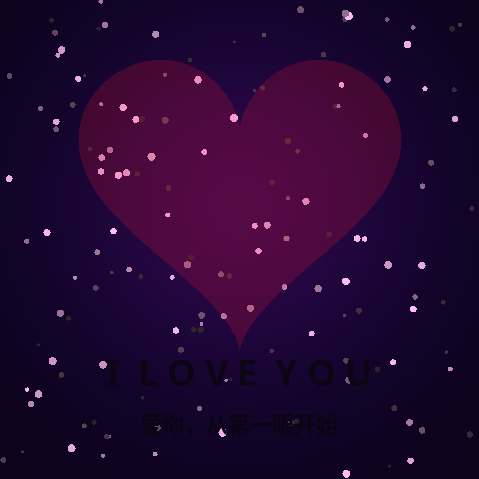

MATLAB code to generate this figure: (Note: this script raises an error after producing the figure.)
%% love_heart.m ---------------------------------------------------------
%  浪漫表白动图：心跳脉动的心形 + 星光闪烁 + 渐显告白文字，导出 GIF
%  运行环境：MATLAB R2024b，仅用基础功能，无需任何工具箱
%  输出    ：love_heart.gif（动图）、love_heart_final.png（终帧静图）
% ----------------------------------------------------------------------
clear; clc; close all;

%% ---------------- 1. 参数 ----------------
outGif = 'love_heart.gif';          % 动图文件名
outPng = 'love_heart_final.png';    % 终帧静图
R      = 480;                       % 输出帧边长（像素）
nStep  = 96;                        % 总帧数
dT     = 0.05;                      % 帧间隔（秒）

LINE1  = 'I  L O V E  Y O U';       % 告白文字（主）
LINE2  = '爱你，从第一眼开始';       % 告白文字（副）
FONT   = 'Microsoft YaHei';

%% ---------------- 2. 心形参数方程 ----------------
t  = linspace(0, 2*pi, 1600).';                          % 参数
hx = 16*sin(t).^3 / 17;                                   % x 归一化
hy = (13*cos(t) - 5*cos(2*t) - 2*cos(3*t) - cos(4*t)) / 17;
hy = hy - (max(hy) + min(hy))/2;                          % 垂直居中
N  = numel(t);

%% ---------------- 3. 星点（背景星光） ----------------
rng(2024);                                                % 固定随机种子
nS     = 150;
starX  = 2.8*rand(nS,1) - 1.4;
starY  = 2.8*rand(nS,1) - 1.6;
starPh = 2*pi*rand(nS,1);
starSz = 6 + 26*rand(nS,1);
starSp = 0.8 + 2.2*rand(nS,1);

%% ---------------- 4. 画布与背景渐变 ----------------
fig = figure('Visible','off', 'Color',[0.02 0.01 0.06], ...
             'Position',[80 80 R R], 'Renderer','opengl', ...
             'PaperPositionMode','auto', 'InvertHardcopy','off');

ax = axes('Parent',fig, 'Position',[0 0 1 1]);
hold(ax,'on');
axis(ax,'equal');
set(ax, 'Color','none', 'XLim',[-1.4 1.4], 'YLim',[-1.6 1.2], ...
    'XTick',[], 'YTick',[], 'Box','off');

% 背景：深紫黑 + 中心微红的径向渐变
[gx, gy] = meshgrid(linspace(-1.4,1.4,300), linspace(-1.6,1.2,300));
rr  = sqrt(gx.^2 + gy.^2);
bg  = zeros(300,300,3);
bg(:,:,1) = 0.05 + 0.13*exp(-rr.^2/0.9);
bg(:,:,2) = 0.01 + 0.02*exp(-rr.^2/1.2);
bg(:,:,3) = 0.09 + 0.20*exp(-rr.^2/1.6);
image(ax, [-1.4 1.4], [-1.6 1.2], bg);                    % 铺背景
set(ax,'YDir','normal');

% 星光散点（背景层）
hStar = scatter(ax, starX, starY, starSz, [1 0.8 0.9], 'filled', ...
                'MarkerFaceColor','flat', 'MarkerEdgeColor','none');

% 心形光晕（由外到内三层）
hGlow1 = plot(ax, hx, hy, '-', 'Color',[0.34 0.03 0.09], 'LineWidth',30);
hGlow2 = plot(ax, hx, hy, '-', 'Color',[0.62 0.06 0.18], 'LineWidth',14);
hGlow3 = plot(ax, hx, hy, '-', 'Color',[0.90 0.14 0.32], 'LineWidth',6);

% 心形填充 + 主轮廓
hFill = patch(ax, 'XData',hx, 'YData',hy, 'FaceColor',[0.88 0.07 0.22], ...
              'EdgeColor','none', 'FaceAlpha',0);
hLine = plot(ax, hx, hy, '-', 'Color',[1.00 0.42 0.60], 'LineWidth',3.2);

% 文字区柔光（椭圆光斑，初始全透明，随文字渐显亮起）
th  = linspace(0, 2*pi, 200).';
hHalo = patch(ax, 0.95*cos(th), -1.17 + 0.30*sin(th), [1.00 0.55 0.72], ...
              'EdgeColor','none', 'FaceAlpha',0);

% 告白文字（心形下方，带描边保证任何背景都清晰）
hT1 = text(ax, 0, -1.02, LINE1, 'Color',[0 0 0], 'FontName',FONT, ...
           'FontSize',26, 'FontWeight','bold', ...
           'HorizontalAlignment','center', 'VerticalAlignment','middle');
hT2 = text(ax, 0, -1.32, LINE2, 'Color',[0 0 0], 'FontName',FONT, ...
           'FontSize',16, 'FontWeight','bold', ...
           'HorizontalAlignment','center', 'VerticalAlignment','middle');

%% ---------------- 5. 逐帧动画 ----------------
TXT_ON = [0.62 0.88];        % 文字渐显的起止进度
tmpPng = [tempname '.png'];

for k = 1:nStep
    ph = (k-1)/(nStep-1);                        % 总进度 0→1

    % ---- 心跳脉动（生长完成后开始） ----
    if ph > 0.38
        pp   = mod(ph - 0.38, 0.42)/0.42;        % 单次心跳周期
        beat = 0.085*exp(-((pp-0.10)/0.050)^2) + ...
               0.055*exp(-((pp-0.30)/0.058)^2); % 双峰“咚-咚”
        sc   = 1 + beat;
    else
        sc   = 1;
    end

    % ---- 轮廓自顶部缺口起笔描出 ----
    gRow  = min(1, ph/0.38);                     % 生长进度
    nShow = max(4, round(gRow*N));

    set(hGlow1, 'XData', hx(1:nShow)*sc*1.000, 'YData', hy(1:nShow)*sc*1.000);
    set(hGlow2, 'XData', hx(1:nShow)*sc*1.030, 'YData', hy(1:nShow)*sc*1.030);
    set(hGlow3, 'XData', hx(1:nShow)*sc*1.055, 'YData', hy(1:nShow)*sc*1.055);
    set(hLine,  'XData', hx(1:nShow)*sc,       'YData', hy(1:nShow)*sc);

    % ---- 填充随脉动呼吸 ----
    fa = max(0, min(0.92, 0.22 + 0.70*gRow + 0.55*max(0, sc-1)));
    set(hFill, 'XData', hx*sc, 'YData', hy*sc, 'FaceAlpha', fa);

    % ---- 星光闪烁（亮度、尺寸、微漂移） ----
    br = 0.18 + 0.82*(0.5 + 0.5*sin(2*pi*starSp*3*ph + starPh));
    set(hStar, ...
        'XData',    starX + 0.05*sin(2*pi*starSp*2*ph + starPh), ...
        'YData',    starY + 0.05*cos(2*pi*starSp*2*ph + starPh), ...
        'SizeData', starSz.*(0.55 + 0.75*br), ...
        'CData',    [br, 0.74*br, 0.96*br]);

    % ---- 文字渐显并轻微上浮 ----
    aT = max(0, min(1, (ph - TXT_ON(1))/(TXT_ON(2) - TXT_ON(1))));
    aT = aT^0.8;
    cT = [0.05 0.02 0.08]*(1-aT) + [1.00 0.94 0.97]*aT;   % 背景色→亮粉白
    set(hT1, 'Color', cT, 'Position', [0, -1.02 + 0.05*(1-aT), 0]);
    set(hT2, 'Color', cT*0.92, 'Position', [0, -1.32 + 0.04*(1-aT), 0]);

    % ---- 文字区柔光：随文字渐显而亮起，衬托告白 ----
    set(hHalo, 'FaceAlpha', 0.55*aT);

    drawnow limitrate;

    % ---- 抓帧并写入 GIF ----
    frame = grabFrame(fig, tmpPng, R);
    [gi, cmap] = rgb2ind(frame, 256);            % 量化到 256 色
    if k == 1
        imwrite(gi, cmap, outGif, 'gif', 'LoopCount',Inf, ...
                'DelayTime',dT, 'WriteMode','overwrite');
    else
        imwrite(gi, cmap, outGif, 'gif', ...
                'DelayTime',dT, 'WriteMode','append');
    end
    lastFrame = frame;                            %#ok<NASGU>
    fprintf('渲染帧 %2d / %2d\r', k, nStep);
end

imwrite(lastFrame, outPng);                       % 保存终帧静图
if exist(tmpPng,'file'), delete(tmpPng); end

fprintf('\n完成：%s（%d 帧）\n', outGif, nStep);
fprintf('静图：%s\n', outPng);

%% ---------------- 6. 局部函数：稳健抓帧 ----------------
function img = grabFrame(fig, tmpFile, R)
% 优先用 getframe 抓帧（速度快），失败则回退 print
    try
        fr  = getframe(fig);
        img = fr.cdata;
        if isempty(img) || mean(img(:)) < 1e-6
            error('getframe 结果无效，改用 print');
        end
    catch
        print(fig, tmpFile, '-dpng', '-r96');
        img = imread(tmpFile);
    end
    [h, w, ~] = size(img);
    if h ~= R || w ~= R                              % 统一到 R×R
        img = img(round(linspace(1,h,R)), round(linspace(1,w,R)), :);
    end
end
